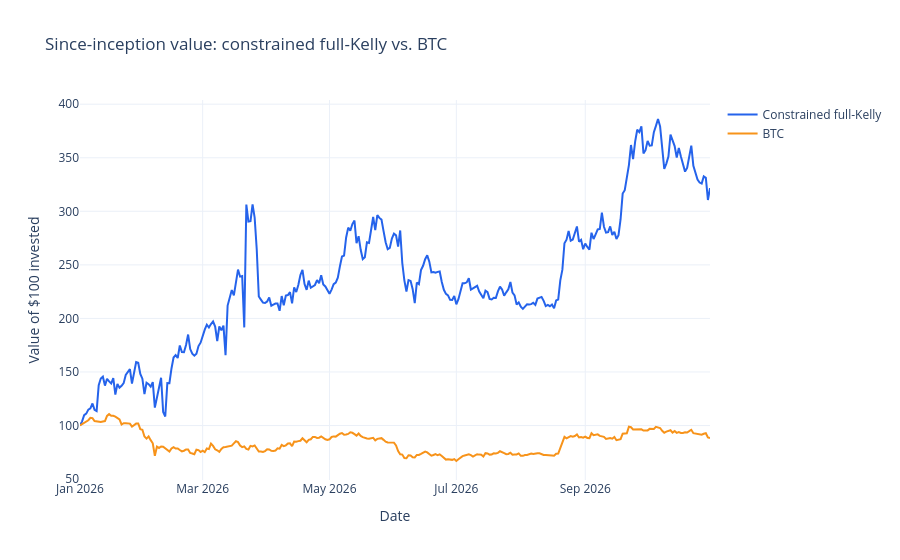

Here is the notebook cell this chart was saved with:
### Markdown cell above
## Portfolio performance and risk metrics

Displays the Plotly portfolio-vs-BTC chart and performance and risk tables.

### Code cell
analysis.analyze_performance()

### Figure 1 — Plotly figure (JSON) as saved in the notebook; plotly's stock layout.template omitted (floating-point values rounded to 4 significant figures; data arrays with more than 128 entries replaced by an {"elided": "..."} marker saying what was removed)
{"data": [{"line": {"color": "#2563eb", "width": 2}, "name": "Constrained full-Kelly", "type": "scatter", "x": {"elided": "304 str values"}, "y": {"elided": "304 float values"}}, {"line": {"color": "#F7931A", "width": 2}, "name": "BTC", "type": "scatter", "x": {"elided": "304 str values"}, "y": {"elided": "304 float values"}}], "layout": {"hovermode": "x unified", "title": {"text": "Since-inception value: constrained full-Kelly vs. BTC"}, "xaxis": {"title": {"text": "Date"}}, "yaxis": {"title": {"text": "Value of $100 invested"}}}}
